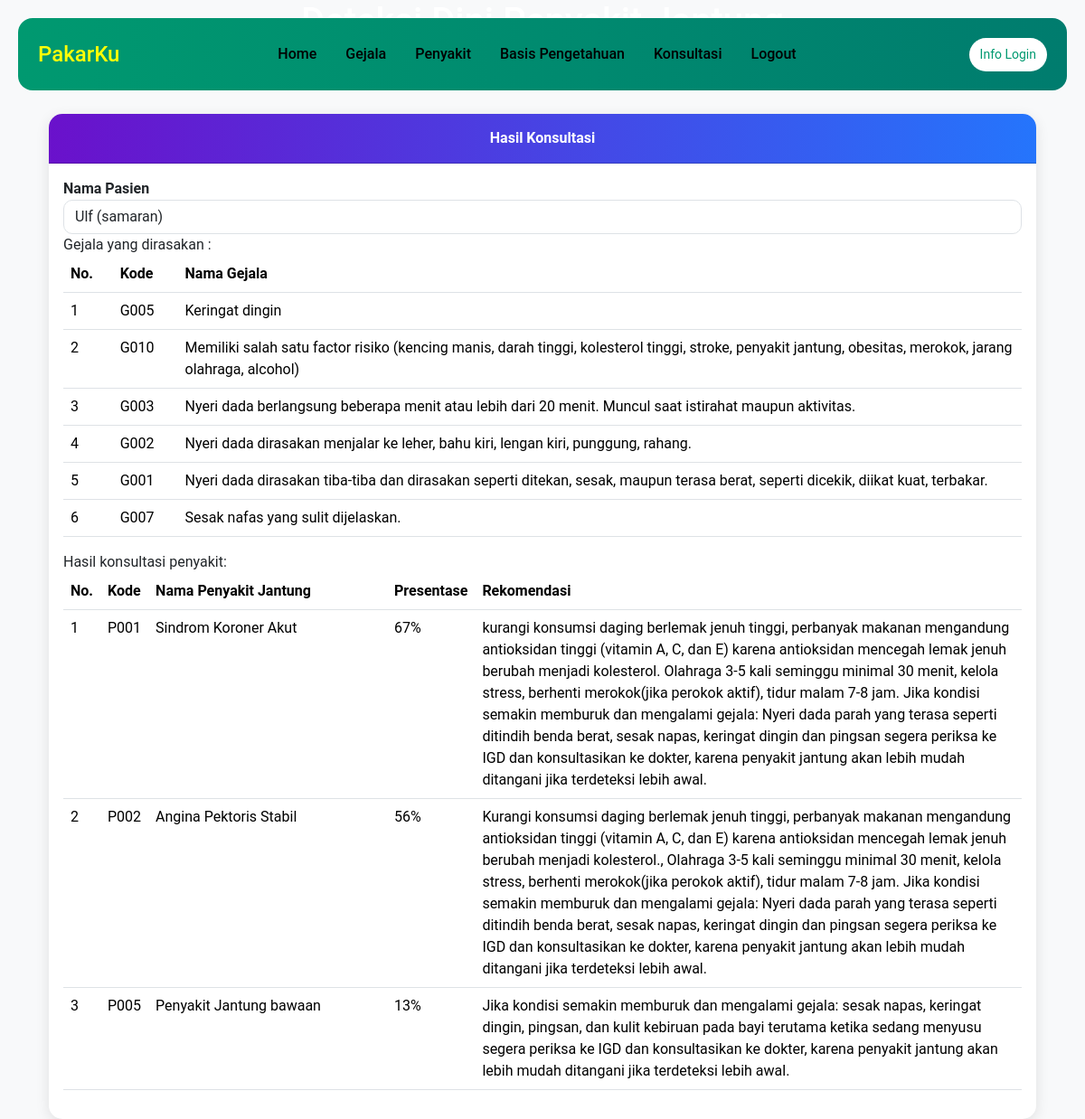
Screenshot of /index.php?page=konsultasi_admin&action=detail&id=81 (signed in) with the database file from the repository.
### tables this page shows
CREATE TABLE `konsultasi` (
  `idkonsultasi` int(255) NOT NULL,
  `tanggal` date NOT NULL,
  `nama` varchar(50) NOT NULL,
  `umur` varchar(20) NOT NULL,
  `alamat` varchar(255) NOT NULL
);

CREATE TABLE `detail_konsultasi` (
  `idkonsultasi` int(11) NOT NULL,
  `idgejala` int(11) NOT NULL
);

CREATE TABLE `gejala` (
  `idgejala` int(255) NOT NULL,
  `kodegejala` varchar(30) NOT NULL,
  `nmgejala` varchar(200) NOT NULL
);

CREATE TABLE `detail_penyakit` (
  `idkonsultasi` int(11) NOT NULL,
  `idpenyakit` int(11) NOT NULL,
  `persentase` tinyint(255) NOT NULL
);

CREATE TABLE `penyakit` (
  `idpenyakit` int(255) NOT NULL,
  `kodepenyakit` varchar(30) NOT NULL,
  `nmpenyakit` varchar(50) NOT NULL,
  `keterangan` varchar(355) NOT NULL,
  `solusi` text NOT NULL
);

### detail_konsultasi_admin.php (the view, shortened to what this page needs)
<?php
$idkonsultasi = $_GET['id'];
$sql = "SELECT * FROM konsultasi WHERE idkonsultasi='$idkonsultasi'";
$result = $conn->query($sql);
$row = $result->fetch_assoc();
?>
<div class="container mt-4">
<div class="row">
     <div class="col-sm-12">
          <form action="" method="POST">
               <div class="card card-custom">
                    <div class="card-header card-header-custom"><strong>Hasil Konsultasi</strong></div>
                         <div class="card-body">
                              <div class="form-group">
                                   <label for="">Nama Pasien</label>
                                   <input type="text" class="form-control" value="<?php echo $row['nama'] ?>" name="nama" readonly>
                              </div>
                              <label for="">Gejala yang dirasakan :</label>
                              <table class="table table-hover">
                                   <thead>
                                        <tr>
                                             <th width="40px">No.</th>
                                             <th width="20px">Kode</th>
                                             <th width="700px">Nama Gejala</th>
                                        </tr>
                                   </thead>
                                   <tbody>
                                        <?php
                                        $no = 1;
                                        $sql = "SELECT detail_konsultasi.idkonsultasi,detail_konsultasi.idgejala,gejala.kodegejala,gejala.nmgejala
                                                FROM detail_konsultasi INNER JOIN gejala
                                                ON detail_konsultasi.idgejala=gejala.idgejala WHERE idkonsultasi='$idkonsultasi'";
                                        $result = $conn->query($sql);
                                        while ($row = $result->fetch_assoc()) {
                                        ?>
                                          <tr>
                                          <td><?php echo $no++; ?></td>
                                          <td><?php echo $row['kodegejala']; ?></td>
                                          <td><?php echo $row['nmgejala']; ?></td>
                                          </tr>
                                        <?php
                                          }
                                        ?>
                                   </tbody>
                             </table>
                             <label for="">Hasil konsultasi penyakit:</label>
                              <table class="table table-hover">
                                   <thead>
                                        <tr>
                                             <th width="40px">No.</th>
                                             <th width="20px">Kode</th>
                                             <th width="300px">Nama Penyakit Jantung</th>
                                             <th width="50px">Presentase</th>
                                             <th width="700px">Rekomendasi</th>
                                        </tr>
                                   </thead>
                                   <tbody>
                                        <?php
                                        $no = 1;
                                        $sql = "SELECT detail_penyakit.idkonsultasi, detail_penyakit.idpenyakit, penyakit.kodepenyakit,
                                                penyakit.nmpenyakit, penyakit.solusi, detail_penyakit.persentase
                                                FROM detail_penyakit INNER JOIN penyakit
                                                ON detail_penyakit.idpenyakit = penyakit.idpenyakit WHERE detail_penyakit.idkonsultasi='$idkonsultasi'
                                                ORDER BY persentase DESC";
                                        $result = $conn->query($sql);
                                        while ($row = $result->fetch_assoc()) {
                                        ?>
                                          <tr>
                                          <td><?php echo $no++; ?></td>
                                          <td><?php echo $row['kodepenyakit']; ?></td>
                                          <td><?php echo $row['nmpenyakit']; ?></td>
                                          <td><?php echo $row['persentase'] . "%"; ?></td>
                                          <td><?php echo $row['solusi']; ?></td>
                                          </tr>
                                        <?php
                                          }
                                        ?>
                                   </tbody>
                             </table>
                         </div>
                    </div>
               </div>
     </div>
</div>

### assets/css/style.css (style rules this page uses)
body { font-family: 'Roboto', sans-serif; background-color: #f8f9fa; }
.card-custom { border: none; border-radius: 15px; overflow: hidden; box-shadow: 0 4px 15px rgba(0, 0, 0, 0.1); transition: transform 0.3s; }
.card-header-custom { background-image: linear-gradient(to right, #6a11cb, #2575fc); color: white; padding: 15px; text-align: center; }
.form-group label { font-weight: 700; }
.form-control { border-radius: 10px; }

### rows the page displays
konsultasi: nama "Ulf (samaran)"
detail_konsultasi: idgejala.kodegejala "G005", idgejala.nmgejala "Keringat dingin"
detail_konsultasi: idgejala.kodegejala "G010", idgejala.nmgejala "Memiliki salah satu factor risiko (kencing manis, darah tinggi, kolesterol tinggi, stroke, penyakit jantung, obesitas, merokok, jarang olahraga, alcohol)"
detail_konsultasi: idgejala.kodegejala "G003", idgejala.nmgejala "Nyeri dada berlangsung beberapa menit atau lebih dari 20 menit. Muncul saat istirahat maupun aktivitas."
detail_konsultasi: idgejala.kodegejala "G002", idgejala.nmgejala "Nyeri dada dirasakan menjalar ke leher, bahu kiri, lengan kiri, punggung, rahang."
detail_konsultasi: idgejala.kodegejala "G001", idgejala.nmgejala "Nyeri dada dirasakan tiba-tiba dan dirasakan seperti ditekan, sesak, maupun terasa berat, seperti dicekik, diikat kuat, terbakar."
detail_konsultasi: idgejala.kodegejala "G007", idgejala.nmgejala "Sesak nafas yang sulit dijelaskan."
detail_penyakit: idpenyakit.kodepenyakit "P001", idpenyakit.nmpenyakit "Sindrom Koroner Akut", persentase "67", idpenyakit.solusi "kurangi konsumsi daging berlemak jenuh tinggi, perbanyak makanan mengandung antioksidan tinggi (vitamin A, C, dan E) karena antioksidan mencegah lemak jenuh berubah menjadi kolesterol. Olahraga 3-5 kali seminggu minimal 30 menit, kelola stress, berhenti merokok(jika perokok aktif), tidur malam 7-8 jam. Jika kondisi semakin memburuk dan mengalami gejala: Nyeri dada parah yang terasa seperti ditindih benda berat, sesak napas, keringat dingin dan pingsan segera periksa ke IGD dan konsultasikan ke dokter, karena penyakit jantung akan lebih mudah ditangani jika terdeteksi lebih awal."
detail_penyakit: idpenyakit.kodepenyakit "P002", idpenyakit.nmpenyakit "Angina Pektoris Stabil", persentase "56", idpenyakit.solusi "Kurangi konsumsi daging berlemak jenuh tinggi, perbanyak makanan mengandung antioksidan tinggi (vitamin A, C, dan E) karena antioksidan mencegah lemak jenuh berubah menjadi kolesterol., Olahraga 3-5 kali seminggu minimal 30 menit, kelola stress, berhenti merokok(jika perokok aktif), tidur malam 7-8 jam. Jika kondisi semakin memburuk dan mengalami gejala: Nyeri dada parah yang terasa seperti ditindih benda berat, sesak napas, keringat dingin dan pingsan segera periksa ke IGD dan konsultasikan ke dokter, karena penyakit jantung akan lebih mudah ditangani jika terdeteksi lebih awal."
detail_penyakit: idpenyakit.kodepenyakit "P005", idpenyakit.nmpenyakit "Penyakit Jantung bawaan", persentase "13", idpenyakit.solusi "Jika kondisi semakin memburuk dan mengalami gejala: sesak napas, keringat dingin, pingsan, dan kulit kebiruan pada bayi terutama ketika sedang menyusu segera periksa ke IGD dan konsultasikan ke dokter, karena penyakit jantung akan lebih mudah ditangani jika terdeteksi lebih awal."
